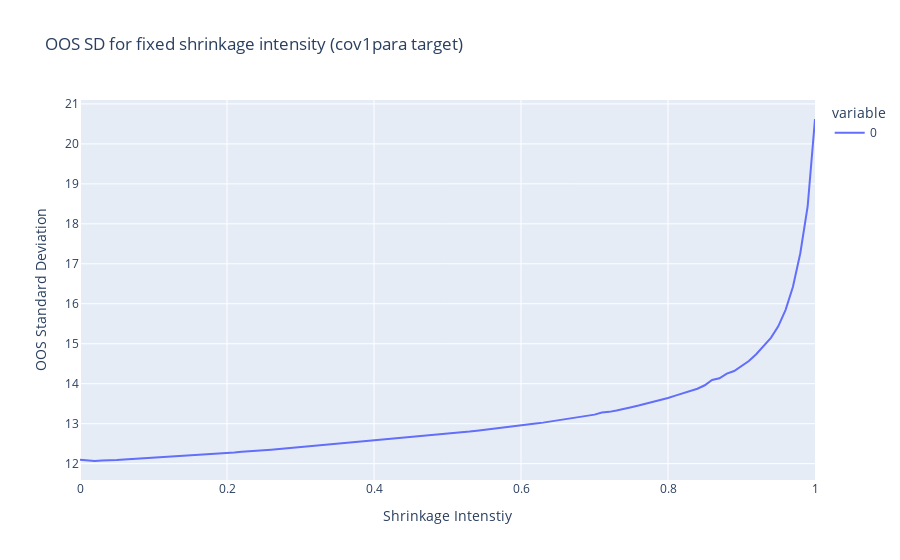

Notebook source saved alongside this figure:
### Code cell
px.line(
    tmp_new.std() * np.sqrt(252)*100, 
    title="OOS SD for fixed shrinkage intensity (LONG-ONLY, cov1para target)", 
    labels={'index': 'Shrinkage Intenstiy', 'value':'OOS Standard Deviation'}
        )

### Figure 1 — Plotly figure (JSON) as saved in the notebook; plotly's stock layout.template omitted (floating-point values rounded to 4 significant figures)
{"data": [{"hovertemplate": "variable=0<br>Shrinkage Intenstiy=%{x}<br>OOS Standard Deviation=%{y}<extra></extra>", "legendgroup": "0", "line": {"color": "#636efa", "dash": "solid"}, "marker": {"symbol": "circle"}, "mode": "lines", "name": "0", "orientation": "v", "showlegend": true, "type": "scatter", "x": [0, 0.01, 0.02, 0.03, 0.04, 0.05, 0.06, 0.07, 0.08, 0.09, 0.1, 0.11, 0.12, 0.13, 0.14, 0.15, 0.16, 0.17, 0.18, 0.19, 0.2, 0.21, 0.22, 0.23, 0.24, 0.25, 0.26, 0.27, 0.28, 0.29, 0.3, 0.31, 0.32, 0.33, 0.34, 0.35, 0.36, 0.37, 0.38, 0.39, 0.4, 0.41, 0.42, 0.43, 0.44, 0.45, 0.46, 0.47, 0.48, 0.49, 0.5, 0.51, 0.52, 0.53, 0.54, 0.55, 0.56, 0.57, 0.58, 0.59, 0.6, 0.61, 0.62, 0.63, 0.64, 0.65, 0.66, 0.67, 0.68, 0.69, 0.7, 0.71, 0.72, 0.73, 0.74, 0.75, 0.76, 0.77, 0.78, 0.79, 0.8, 0.81, 0.82, 0.83, 0.84, 0.85, 0.86, 0.87, 0.88, 0.89, 0.9, 0.91, 0.92, 0.93, 0.94, 0.95, 0.96, 0.97, 0.98, 0.99, 1], "xaxis": "x", "y": [12.1, 12.08, 12.07, 12.08, 12.08, 12.09, 12.1, 12.11, 12.12, 12.14, 12.15, 12.16, 12.17, 12.18, 12.19, 12.21, 12.22, 12.23, 12.25, 12.26, 12.27, 12.28, 12.3, 12.31, 12.32, 12.33, 12.35, 12.37, 12.38, 12.4, 12.41, 12.43, 12.44, 12.46, 12.47, 12.49, 12.5, 12.52, 12.54, 12.55, 12.57, 12.59, 12.6, 12.62, 12.64, 12.65, 12.67, 12.69, 12.71, 12.73, 12.75, 12.77, 12.78, 12.8, 12.83, 12.85, 12.87, 12.89, 12.91, 12.93, 12.95, 12.98, 13.0, 13.03, 13.05, 13.08, 13.11, 13.14, 13.16, 13.2, 13.23, 13.28, 13.3, 13.33, 13.38, 13.41, 13.45, 13.5, 13.54, 13.6, 13.64, 13.7, 13.76, 13.82, 13.88, 13.96, 14.09, 14.13, 14.25, 14.32, 14.45, 14.57, 14.74, 14.95, 15.15, 15.44, 15.85, 16.42, 17.27, 18.43, 20.62], "yaxis": "y"}], "layout": {"legend": {"title": {"text": "variable"}, "tracegroupgap": 0}, "title": {"text": "OOS SD for fixed shrinkage intensity (cov1para target)"}, "xaxis": {"anchor": "y", "domain": [0, 1], "title": {"text": "Shrinkage Intenstiy"}}, "yaxis": {"anchor": "x", "domain": [0, 1], "title": {"text": "OOS Standard Deviation"}}}}
